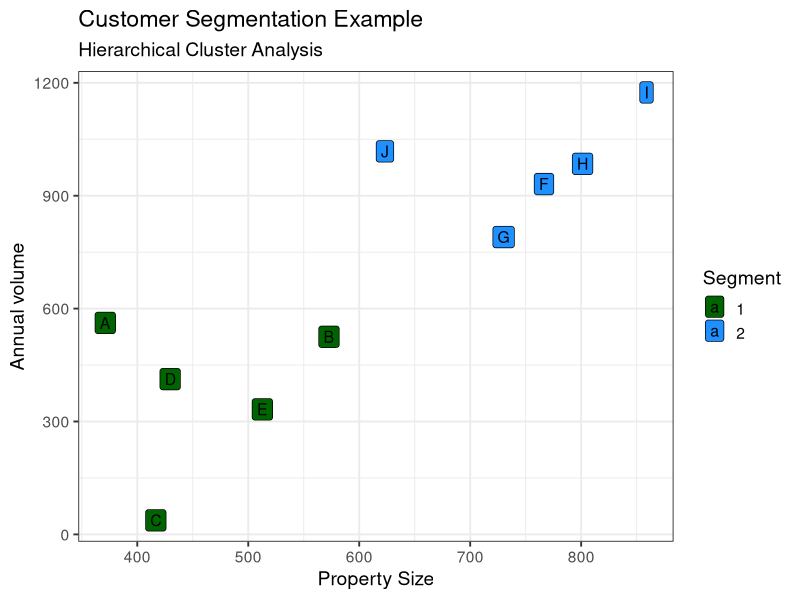
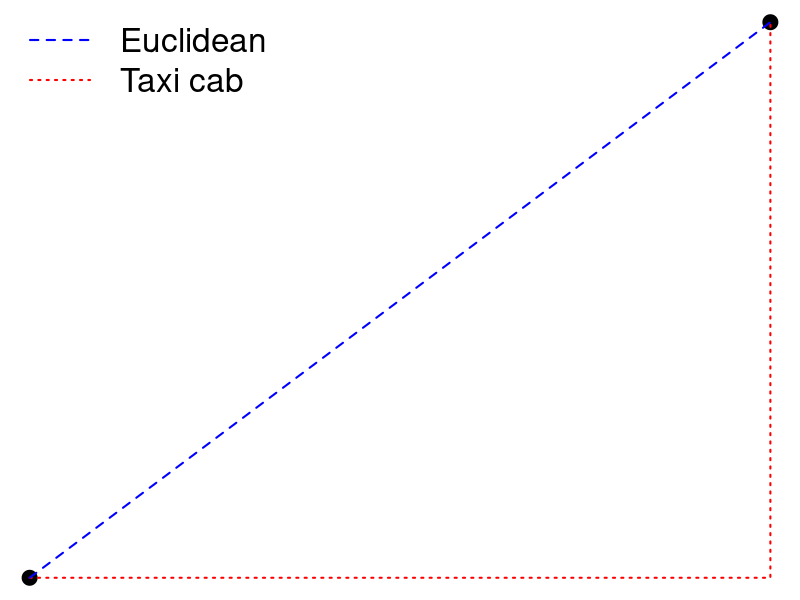
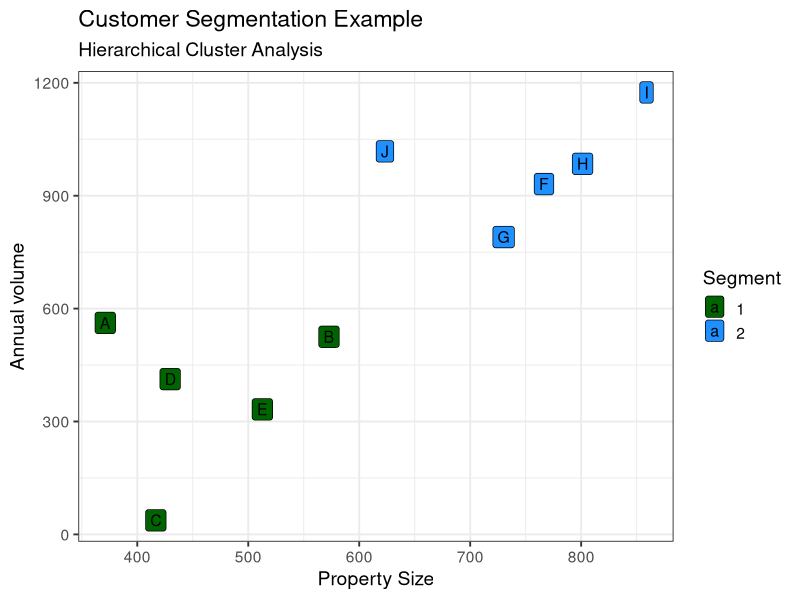
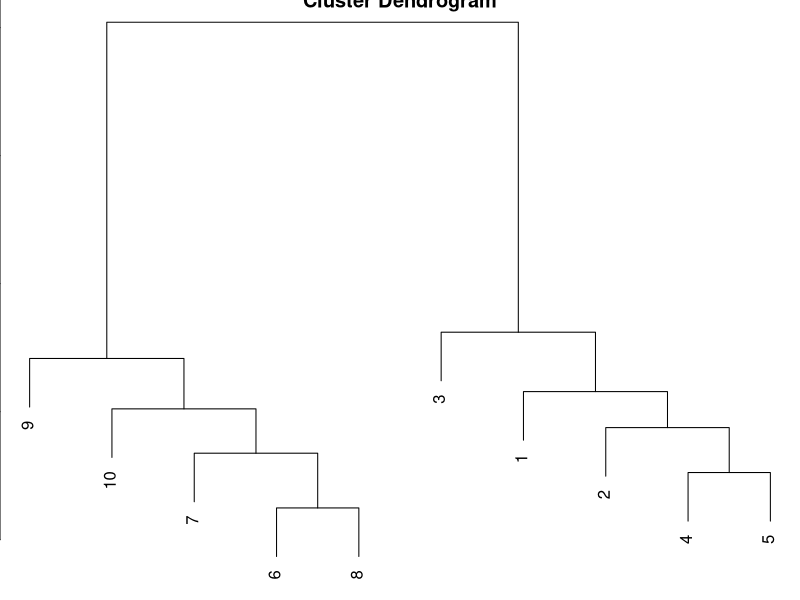
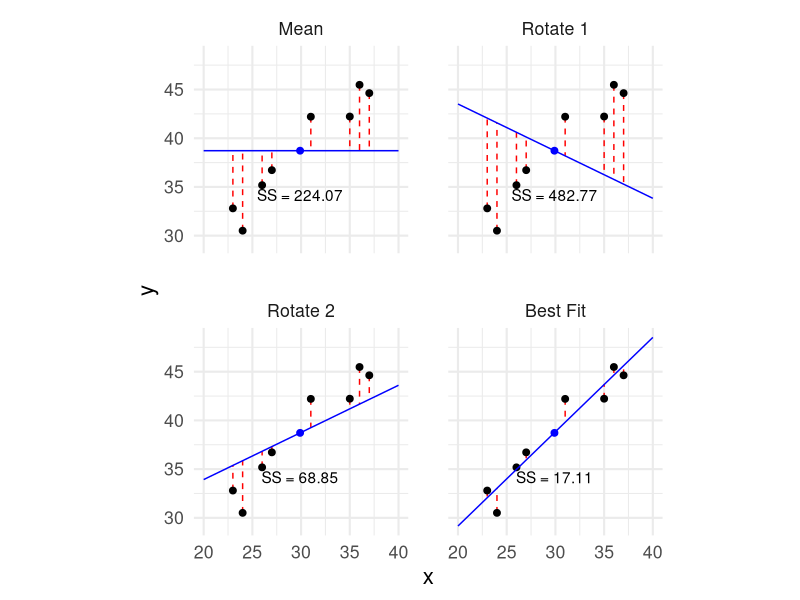
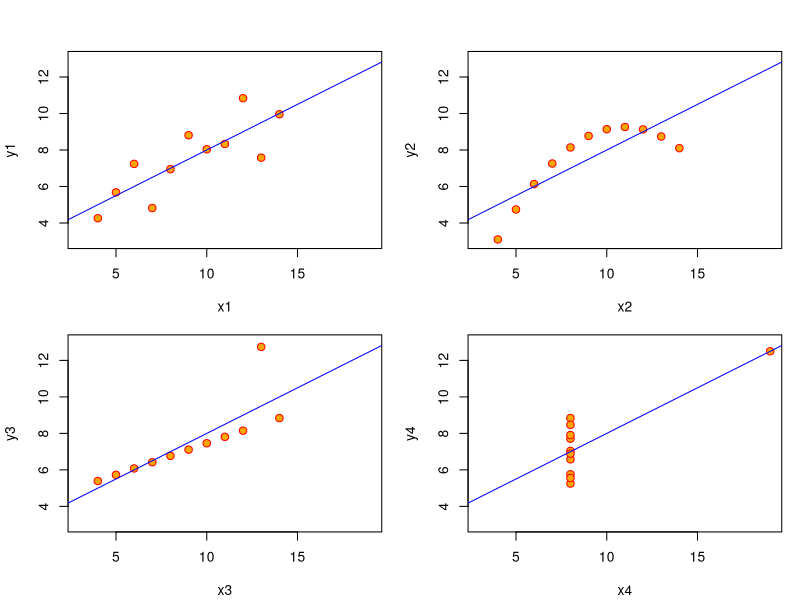

Source code (R) for these figures, in order:
## ---- chunk 1
knitr::opts_chunk$set(echo = FALSE, message=FALSE, warning=FALSE, dpi=300)
## ---- chunk 2
library(tidyverse)

set.seed(314)
consumption <- tibble(id = LETTERS[1:10],
                      property_size = c(rnorm(5, 500, 100),
                                        rnorm(5, 800, 100)),
                      volume = c(rnorm(5, 500, 200),
                                 rnorm(5, 1000, 100)))

consumption_scaled <- scale(consumption[, -1])
consumption_dist <- dist(consumption_scaled)
customer_clusters <- hclust(consumption_dist)
consumption$segment <- cutree(customer_clusters, k = 2)

ggplot(consumption, aes(property_size, volume, fill = factor(segment))) +
  geom_label(aes(label = id), size = 4 ) +
  scale_fill_manual(values = c("darkgreen", "dodgerblue"), name = "Segment") +
  labs(title = "Customer Segmentation Example",
       subtitle = "Hierarchical Cluster Analysis",
       x = "Property Size", y = "Annual volume") +
  theme_bw(base_size = 14)
## ---- chunk 3
knitr::kable(consumption[,1:3], digits = 0)
## ---- chunk 4
scale(consumption[, 2:3])
## ---- chunk 5
round(dist(consumption_scaled), 1)
## ---- chunk 6
par(mar = rep(0, 4))
plot(c(3, 7), c(3, 7), pch = 19, axes = FALSE, cex = 2)
lines(c(3, 7, 7), c(3, 3, 7), lty = 3, col = "red", lwd = 2)
lines(c(3, 7), c(3, 7), lty = 2, col = "blue", lwd = 2)
legend("topleft", legend = c("Euclidean", "Taxi cab"), col = c("blue", "red"), 
       lwd = 2, lty = c(2, 3), cex = 2, box.col = NA)
## ---- chunk 7
ggplot(consumption, aes(property_size, volume, fill = factor(segment))) +
  geom_label(aes(label = id), size = 4 ) +
  scale_fill_manual(values = c("darkgreen", "dodgerblue"), name = "Segment") +
  labs(title = "Customer Segmentation Example",
       subtitle = "Hierarchical Cluster Analysis",
       x = "Property Size", y = "Annual volume") +
  theme_bw(base_size = 14)
## ---- chunk 8
plot(customer_clusters)
## ---- chunk 9
library(tidyverse)
set.seed(123)
d <- tibble(x = c(sample(22:38, 8), 20, 40),
            y = round(runif(1), 2) * x + sample(5:10 , 1) + rnorm(10) * 2)
d$y[d$x %in% c(20, 40)] <- NA
ab <- lm(y ~ x, d)
a <- coef(ab)[2]
b <- coef(ab)[1]
d$yhat <- a * d$x + b
a1 <- -a / 2
b1 <- mean(d$y, na.rm = TRUE) - a1 * mean(d$x, na.rm = TRUE)
a2 <- a / 2
b2 <- mean(d$y, na.rm = TRUE) - a2 * mean(d$x, na.rm = TRUE)
d1 <- d %>%
    mutate(Mean = mean(y, na.rm = TRUE),
           `Rotate 1`= a1 * x + b1,
           `Rotate 2`= a2 * x + b2) %>%
    select(x, y, Mean, `Rotate 1`, `Rotate 2`, `Best Fit` = yhat) %>%
    pivot_longer(-1:-2) %>%
    mutate(name = fct_relevel(name, c("Mean", "Rotate 1", "Rotate 2", "Best Fit")))
ss <- d1 %>%
    group_by(name) %>%
    summarise(meanx = mean(x),
              meany = mean(y, na.rm = TRUE),
              SS = sum(abs(value - y)^2, na.rm = TRUE),
              SSt = paste("SS =", round(SS, 2))) 
ggplot(d1) +
    geom_segment(aes(x = x, xend = x, y = y, yend = value), col = "red", linetype = 2) + 
    geom_point(aes(x, y), size = 2) +
    geom_line(aes(x, value), col = "blue") +
    geom_point(data = ss, aes(meanx, meany), col = "blue", size = 2) +
    geom_text(data = ss, aes(x = mean(d1$x), y = (min(d1$value) + 5), label = SSt)) + 
    facet_wrap(~name, ncol = 2) +
    coord_equal() +
    theme_minimal(base_size = 16) +
    theme(panel.spacing = unit(2, "lines"))
## ---- chunk 10
op <- par(mfrow = c(2, 2), mar = 0.1+c(4,4,1,1), oma =  c(0, 0, 2, 0))
ff <- y ~ x
mods <- setNames(as.list(1:4), paste0("lm", 1:4))
for(i in 1:4) {
  ff[2:3] <- lapply(paste0(c("y","x"), i), as.name)
  mods[[i]] <- lmi <- lm(ff, data = anscombe)
}
for(i in 1:4) {
  ff[2:3] <- lapply(paste0(c("y", "x"), i),  as.name)
  plot(ff, data = anscombe, col = "red", pch = 21, bg = "orange", cex = 1.2,
       xlim = c(3, 19), ylim = c(3, 13))
  abline(mods[[i]], col = "blue")
}
par(mfrow = c(1, 1))
